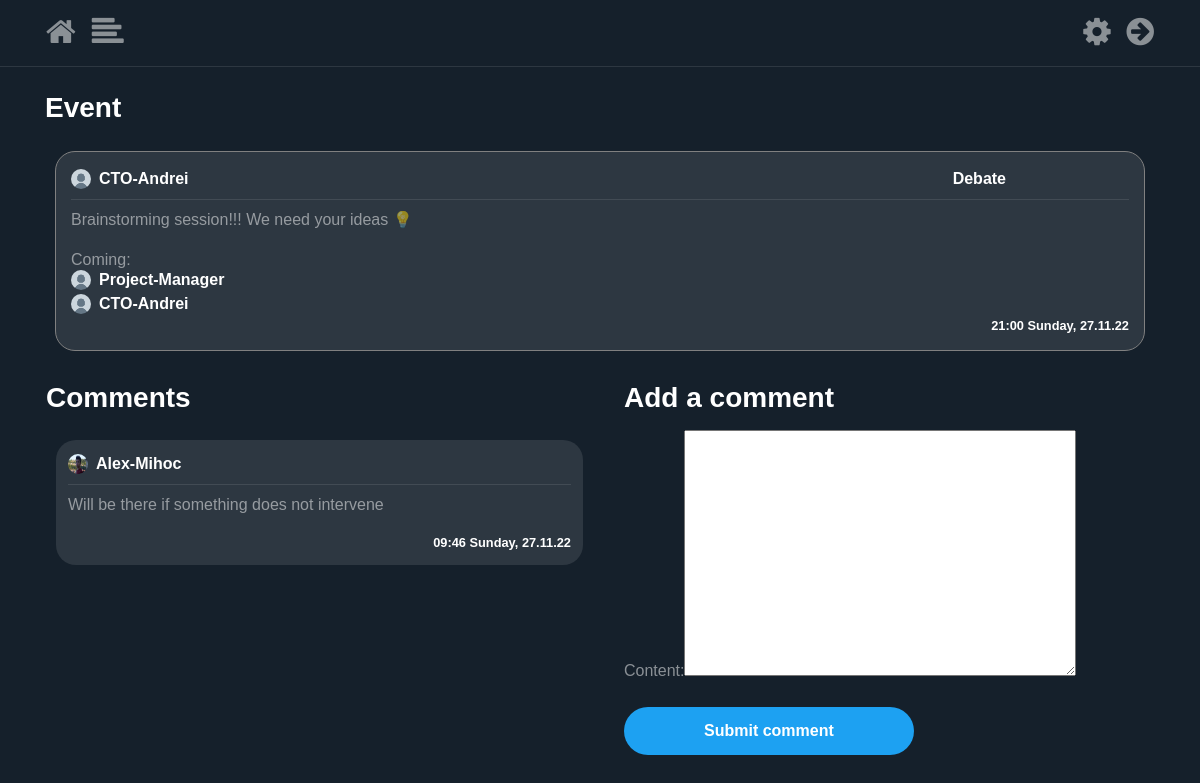
Before: /post/4/ (signed in) with the older database file.
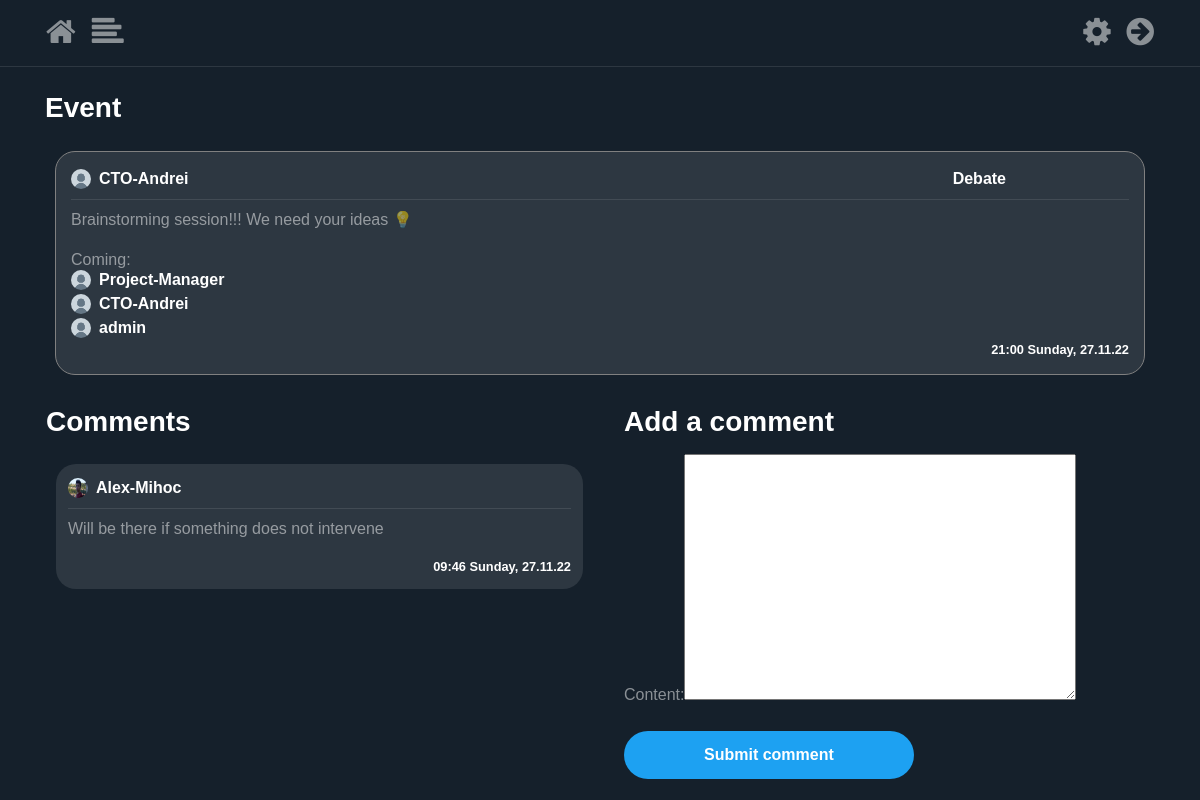
After: the same page with the newer database file.
### users/models.py (models this page shows, shortened)
class Profile(models.Model):
    user = models.OneToOneField(User, on_delete=models.CASCADE)
    image = models.ImageField(default='default.png', upload_to='profile_pics')
    isChecked = models.BooleanField(default=False)
    interests = models.ManyToManyField(Interests, blank=True)
    score = models.IntegerField(null=False, blank=False, default=0)

### blog/models.py (models this page shows, shortened)
class Comment(models.Model):
    content = models.TextField(max_length=150)
    date_posted = models.DateTimeField(default=timezone.now)
    author = models.ForeignKey(User, on_delete=models.CASCADE)
    post_connected = models.ForeignKey(Post, on_delete=models.CASCADE)

### blog/views.py (the view)
# urls.py: path('post/<int:pk>/', PostDetailView.as_view(), name='post-detail'),
class PostDetailView(DetailView):
    model = Post
    template_name = 'blog/post_detail.html'
    context_object_name = 'post'
    def get_context_data(self, **kwargs):
        data = super().get_context_data(**kwargs)
        comments_connected = Comment.objects.filter(post_connected=self.get_object()).order_by('-date_posted')
        data['comments'] = comments_connected
        data['form'] = NewCommentForm(instance=self.request.user)
        return data
    def post(self, request, *args, **kwargs):
        new_comment = Comment(content=request.POST.get('content'),
                              author=self.request.user,
                              post_connected=self.get_object())
        new_comment.save()
        return self.get(self, request, *args, **kwargs)

### blog/forms.py
class NewCommentForm(forms.ModelForm):
    class Meta:
        model = Comment
        fields = ['content']

### users/models.py (called while the page is built)
    def __str__(self):
        return self.title

### blog/templates/blog/post_detail.html (shortened to what the changed rows need)
{% extends "blog/base.html" %}
{% load crispy_forms_tags %}
{% block content %}
<div class="container">
   <article class="media content-section">
        <div style="width: 100%; word-break: break-all;" class="hovered-tweet-comment">
            <a style="color: rgba(255, 255, 255, 0.5) !important;">
              {% for user in post.participants.all %}
               <div
                       style="padding-left: 0px !important;"
                       class="col-8 no-padding d-flex align-items-center">
                   <img
                       class="rounded-circle mr-2"
                       style="width: 20px; height: 20px;"
                       src="{{ user.user.profile.image.url }}">
                   <a class="mr-2 white-important" href="{% url 'user-detail' user.user.id %}">
                       {{ user.user }}
                   </a>
               </div>
              {% endfor %}
            </a>
        </div>
   </article>
    <div class="row pl-3">
        <div class="col-12 col-md-6 pl-0">
        {% for comment in comments %}
            <article class="media content-section">
                <div style="width: 100%; word-break: break-all;" class="hovered-tweet-comment-in">
                <div class="pb-2 row m-0" style="width: 100%; margin-right: 0 !important;">
                   <div
                           style="padding-left: 0px !important;"
                           class="col-8 no-padding d-flex align-items-center">
                       <img
                           class="rounded-circle mr-2"
                           style="width: 20px; height: 20px;"
                           src="{{ comment.author.profile.image.url }}">
                       <a class="mr-2 white-important" href="#">
                           {{ comment.author }}
                       </a>
                   </div>
               </div>
                <div
                        class="mb-2"
                        style="width: 100%; height: 1px; background-color: rgba(255, 255, 255, 0.1)"></div>
                <a style="color: rgba(255, 255, 255, 0.5) !important;">
                    <p>
                        {{ comment.content }}
                    </p>
                    <small
                        class="white-important d-flex full-width flex-row-reverse">
                        {{ comment.date_posted | date:"H:i l, d.m.y" }}
                    </small>
                </a>
            </div>
            </article>
        {% endfor %}
        </div>
        {% if user is not None %}
            <div class="col-12 col-md-6 pl-0 pl-md-3 pr-3">
                <form method="POST">
                    <fieldset class="form-group">
                        {{ form }}
                    </fieldset>
                </form>
            </div>
        {% endif %}
    </div>
  </div>
{% endblock content %}

Changed rows visible on the page:
added Profile: user.profile.image (placeholder picture), user "admin"
